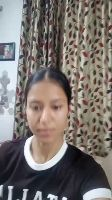
#> input picture data/gallery/Samridhi/samridhi video_frame0000.jpg, 112 x 200 px; its folder holds only this picture in this run
$ python -i enhance_service.py   (imports and definitions only)
#> lines starting #> are read from the running program, lines starting #| are printed output that depends on the picture
#> further down, picture is the input picture: shape (200, 112, 3); mean B, G, R 111.3, 115.2, 122
"""
enhance_service.py — Image Enhancement Pre-processing Service

Applies a chain of classical image restoration techniques to recover
recognizable facial detail from degraded (blurry/foggy/low-contrast) images
BEFORE the face detector sees them.

Enhancement chain (applied in order):
  1. CLAHE          — boosts local contrast (fixes fog/haze/dim images)
  2. Dehazing       — Dark Channel Prior fog removal (He et al. 2009)
  3. Unsharp Mask   — standard sharpening to recover edge detail from mild blur
  4. Wiener-like    — frequency-domain deconvolution for motion blur recovery

WHY HERE and not in detection.py:
  Enhancement is optional and expensive (~50-100ms). Keeping it as a separate
  service means it can be toggled per-request without touching the detector.

Face Recognition on Skewed UAV Images
"""

import cv2
import numpy as np


# ── 1. CLAHE contrast enhancement ─────────────────────────────────────────────

def apply_clahe(image: np.ndarray, clip_limit: float = 2.5, tile_size: int = 8) -> np.ndarray:
    """
    Contrast Limited Adaptive Histogram Equalization (CLAHE).

    WHY: Fog and haze reduce local contrast evenly across the image.
    Standard histogram equalization over-amplifies noise. CLAHE works on
    small local tiles (tile_size×tile_size) so bright areas don't wash out
    dark ones. clip_limit prevents noise amplification from over-contrast.

    Works in LAB color space so only luminance (L channel) is equalized —
    color balance is preserved.
    """
#> called with clip_limit = 2.5, tile_size = 8
    lab = cv2.cvtColor(image, cv2.COLOR_BGR2LAB)
#> lab: shape (200, 112, 3); mean of channels 0, 1, 2 122.2, 130.2, 131.1
    l, a, b = cv2.split(lab)
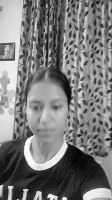
#> l: shape (200, 112); min 0, max 255, mean 122.2
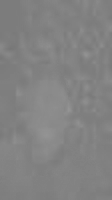
#> a: shape (200, 112); min 119, max 148, mean 130.2
    clahe = cv2.createCLAHE(clipLimit=clip_limit, tileGridSize=(tile_size, tile_size))
    l_eq = clahe.apply(l)
    merged = cv2.merge([l_eq, a, b])
#> merged: shape (200, 112, 3); mean of channels 0, 1, 2 134.1, 130.2, 131.1
    return cv2.cvtColor(merged, cv2.COLOR_LAB2BGR)


# ── 2. Dark Channel Prior dehazing ─────────────────────────────────────────────

def _get_dark_channel(image: np.ndarray, patch_size: int = 15) -> np.ndarray:
    """Compute dark channel of the image (min intensity over local patch)."""
#> called with patch_size = 15
    min_channel = np.min(image, axis=2)  # Per-pixel minimum across RGB channels
    kernel = cv2.getStructuringElement(cv2.MORPH_RECT, (patch_size, patch_size))
    dark = cv2.erode(min_channel, kernel)
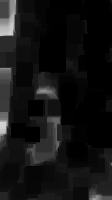
#> dark: shape (200, 112); min 0, max 215, mean 19
    return dark


def _get_atmosphere(image: np.ndarray, dark: np.ndarray, top_percent: float = 0.001) -> np.ndarray:
    """Estimate global atmospheric light A from the brightest dark-channel pixels."""
#> called with top_percent = 0.001
    h, w = dark.shape
#> h = 200; w = 112
    n_pixels = h * w
#> n_pixels = 22400
    n_top = max(1, int(n_pixels * top_percent))
#> n_top = 22
    flat_dark = dark.flatten()
    flat_img = image.reshape(-1, 3)
    idx = np.argsort(flat_dark)[-n_top:]
#> idx = 22 values, max 14116 at index 5, min 13664 at index 11, mean 13925.6
    A = np.max(flat_img[idx], axis=0)
#> A = [244, 235, 225]
    return A.astype(np.float64)


def dehaze(image: np.ndarray, omega: float = 0.85, t_min: float = 0.1) -> np.ndarray:
    """
    He et al. (2009) Dark Channel Prior single-image dehazing.

    WHY DARK CHANNEL: In haze-free outdoor images, at least one color channel
    in a local patch is very dark (near zero). Haze adds a uniform bright offset
    that erases this dark channel. Reversing this gives the haze-free estimate.

    Parameters
    ----------
    omega : float — haze removal strength (0.85 = strong but keeps some depth cue)
    t_min : float — floor on transmission map to avoid division by near-zero

    Returns
    -------
    Dehazed BGR image (uint8).
    """
    img_f = image.astype(np.float64) / 255.0
    dark = _get_dark_channel((img_f * 255).astype(np.uint8))
    A = _get_atmosphere((img_f * 255).astype(np.uint8), dark)
#> A = [244, 235, 225]
    A_norm = A / 255.0
#> A_norm = [0.957, 0.922, 0.882]

    # Transmission map: t(x) = 1 - omega * dark_channel(I/A)
    normalized = img_f / (A_norm + 1e-6)
    dark_norm = _get_dark_channel((np.clip(normalized, 0, 1) * 255).astype(np.uint8))
#> call 2 of _get_dark_channel, with patch_size = 15
#> in _get_dark_channel (call 2), `min_channel = np.min(image, axis=2)`:
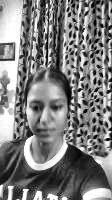
#> min_channel: shape (200, 112); min 0, max 255, mean 125.9
    transmission = 1.0 - omega * (dark_norm.astype(np.float64) / 255.0)
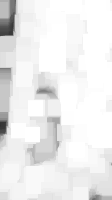
#> transmission: shape (200, 112) float64; min 0.193, max 1, mean 0.932
    transmission = np.clip(transmission, t_min, 1.0)
    t = transmission[:, :, np.newaxis]

    # Recover scene radiance: J = (I - A) / t + A
    J = (img_f - A_norm) / t + A_norm
    J = np.clip(J, 0, 1)
    return (J * 255).astype(np.uint8)


# ── 3. Unsharp Mask sharpening ─────────────────────────────────────────────────

def unsharp_mask(image: np.ndarray, kernel_size: int = 5, sigma: float = 1.0,
                 strength: float = 1.5) -> np.ndarray:
    """
    Unsharp masking: sharpened = original + strength * (original - blurred).

    WHY UNSHARP MASK vs. plain Laplacian: Unsharp masking is noise-controlled
    (the Gaussian blur smooths noise before amplifying edges). Pure Laplacian
    sharpening amplifies noise equally with edges, making grainy images worse.

    Parameters
    ----------
    kernel_size : int   — Gaussian kernel size (must be odd)
    sigma       : float — Gaussian sigma (controls blur radius)
    strength    : float — how much to add back (1.5 = moderate, 3.0 = aggressive)
    """
#> called with kernel_size = 5, sigma = 1, strength = 1.2
    blurred = cv2.GaussianBlur(image, (kernel_size, kernel_size), sigma)
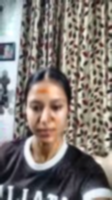
#> blurred: shape (200, 112, 3); mean B, G, R 116.9, 121.8, 129.4
    sharpened = cv2.addWeighted(image, 1.0 + strength, blurred, -strength, 0)
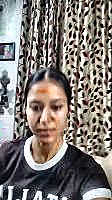
#> sharpened: shape (200, 112, 3); mean B, G, R 117.3, 121.3, 128.1
    return np.clip(sharpened, 0, 255).astype(np.uint8)


# ── 4. Wiener-like frequency-domain deconvolution ─────────────────────────────

# [43 lines left out: function wiener_deblur, not called in this run]


# ── Public API ─────────────────────────────────────────────────────────────────

def enhance(image: np.ndarray, mode: str = "auto") -> np.ndarray:
    """
    Apply the full enhancement chain to a BGR image.

    Modes
    -----
    "auto"   — Run all stages: CLAHE → dehaze → unsharp mask  (safe default)
    "sharp"  — CLAHE + unsharp mask only  (for blurry but not hazy images)
    "dehaze" — CLAHE + dark channel dehaze only (for foggy/hazy images)
    "full"   — All stages including Wiener deconvolution (slowest, most aggressive)

    Parameters
    ----------
    image : np.ndarray — BGR image (uint8)
    mode  : str        — enhancement mode (see above)

    Returns
    -------
    Enhanced BGR image (uint8), same shape as input.
    """
    if image is None or image.size == 0:
        return image

    try:
        result = image.copy()

        # Stage 1: CLAHE — always applied (fast, always helps contrast)
        result = apply_clahe(result)

        if mode in ("auto", "dehaze", "full"):
            # Stage 2: Dehazing — remove fog/haze veil
            result = dehaze(result)

        if mode in ("auto", "sharp", "full"):
            # Stage 3: Unsharp mask — sharpen edges
            result = unsharp_mask(result, kernel_size=5, sigma=1.0, strength=1.2)

        if mode == "full":
            # Stage 4: Wiener deconvolution — heavier blur recovery
            result = wiener_deblur(result, kernel_size=5, noise_power=0.01)

        return result

    except Exception as e:
        print(f"[Enhance] Enhancement failed: {e} — returning original image.")
        return image

>>> import cv2
>>> picture = cv2.imread('../../../data/gallery/Samridhi/samridhi video_frame0000.jpg')
>>> result = enhance(picture)

$ run again, on data/gallery/Samridhi/samridhi video_frame0001.jpg
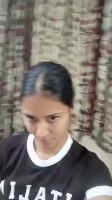
#> input picture data/gallery/Samridhi/samridhi video_frame0001.jpg, 112 x 200 px
#> picture is the input picture: shape (200, 112, 3); mean B, G, R 111.6, 117.8, 125.5
#> lab: shape (200, 112, 3); mean of channels 0, 1, 2 125.7, 130, 132.3
#> merged: shape (200, 112, 3); mean of channels 0, 1, 2 142.1, 130, 132.3
#> in _get_dark_channel, `dark = cv2.erode(min_channel, kernel)`:
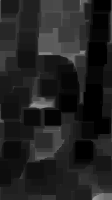
#> dark: shape (200, 112); min 0, max 162, mean 33
#> idx = 22 values, max 22384 at index 6, min 11681 at index 12, mean 17494
#> in _get_atmosphere, `A = np.max(flat_img[idx], axis=0)`: A = [185, 191, 242]
#> A_norm = [0.725, 0.749, 0.949]
#> in unsharp_mask, `sharpened = cv2.addWeighted(image, 1.0 + strength, blurred, -strength,..`:
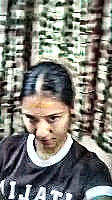
#> sharpened: shape (200, 112, 3); mean B, G, R 120.7, 127.3, 127.9

$ run again, on data/gallery/Samridhi/samridhi video_frame0002.jpg
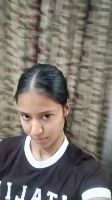
#> input picture data/gallery/Samridhi/samridhi video_frame0002.jpg, 112 x 200 px
#> picture is the input picture: shape (200, 112, 3); mean B, G, R 110.9, 117.5, 123.4
#> lab: shape (200, 112, 3); mean of channels 0, 1, 2 125.2, 129.3, 132.2
#> merged: shape (200, 112, 3); mean of channels 0, 1, 2 145.6, 129.3, 132.2
#> in _get_dark_channel, `dark = cv2.erode(min_channel, kernel)`:
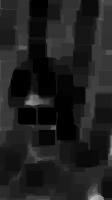
#> dark: shape (200, 112); min 0, max 190, mean 31.1
#> idx = 22 values, max 22385 at index 1, min 22046 at index 9, mean 22259.9
#> in _get_atmosphere, `A = np.max(flat_img[idx], axis=0)`: A = [243, 237, 236]
#> A_norm = [0.953, 0.929, 0.925]
#> in unsharp_mask, `sharpened = cv2.addWeighted(image, 1.0 + strength, blurred, -strength,..`:
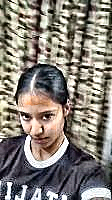
#> sharpened: shape (200, 112, 3); mean B, G, R 119.1, 127.1, 133.4

$ run again, on data/gallery/Samridhi/samridhi video_frame0003.jpg
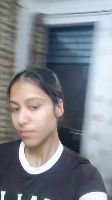
#> input picture data/gallery/Samridhi/samridhi video_frame0003.jpg, 112 x 200 px
#> picture is the input picture: shape (200, 112, 3); mean B, G, R 140.4, 133.1, 129.9
#> lab: shape (200, 112, 3); mean of channels 0, 1, 2 139.2, 128.8, 123.6
#> merged: shape (200, 112, 3); mean of channels 0, 1, 2 148.2, 128.8, 123.6
#> idx = 22 values, max 7727 at index 6, min 7386 at index 2, mean 7571.7
#> in _get_atmosphere, `A = np.max(flat_img[idx], axis=0)`: A = [254, 248, 232]
#> A_norm = [0.996, 0.973, 0.91]
#> in unsharp_mask, `sharpened = cv2.addWeighted(image, 1.0 + strength, blurred, -strength,..`:
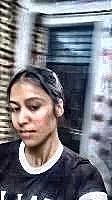
#> sharpened: shape (200, 112, 3); mean B, G, R 128.9, 121.2, 120.6
